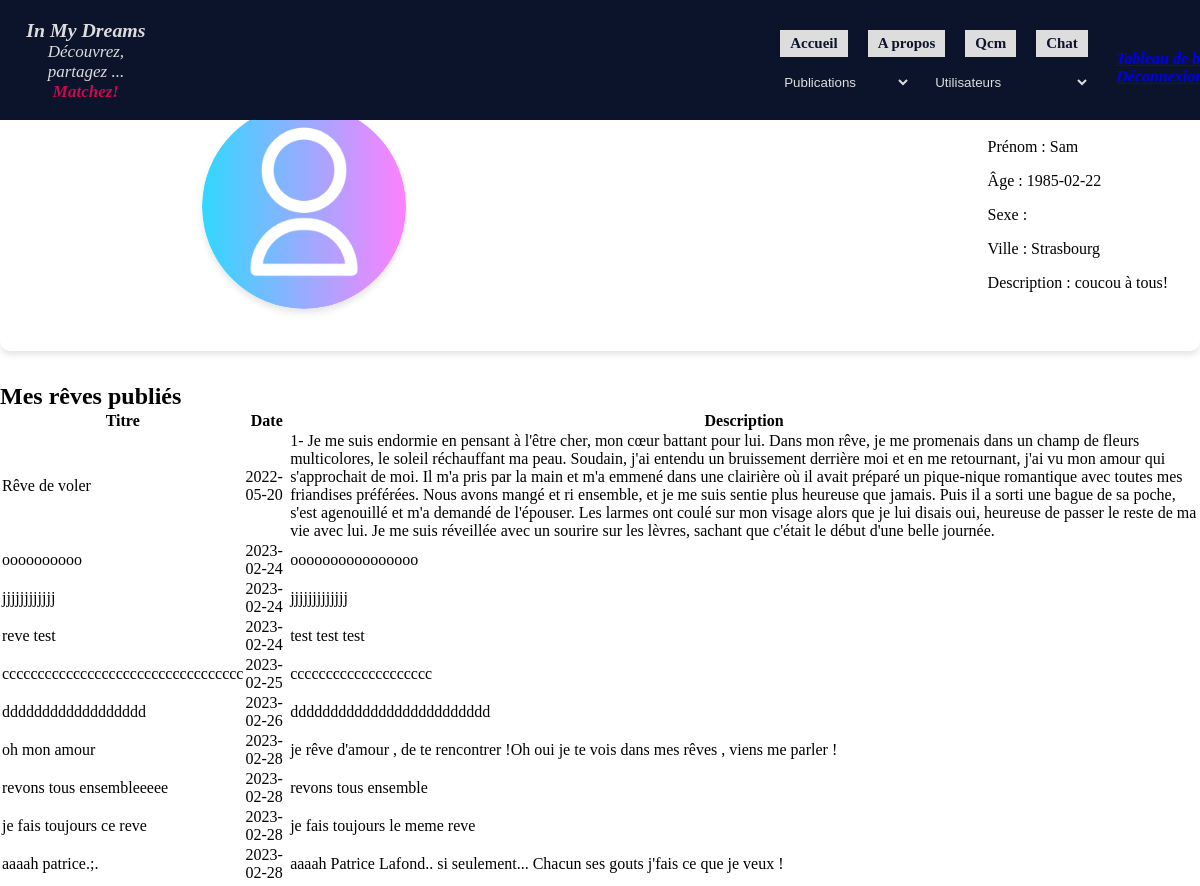
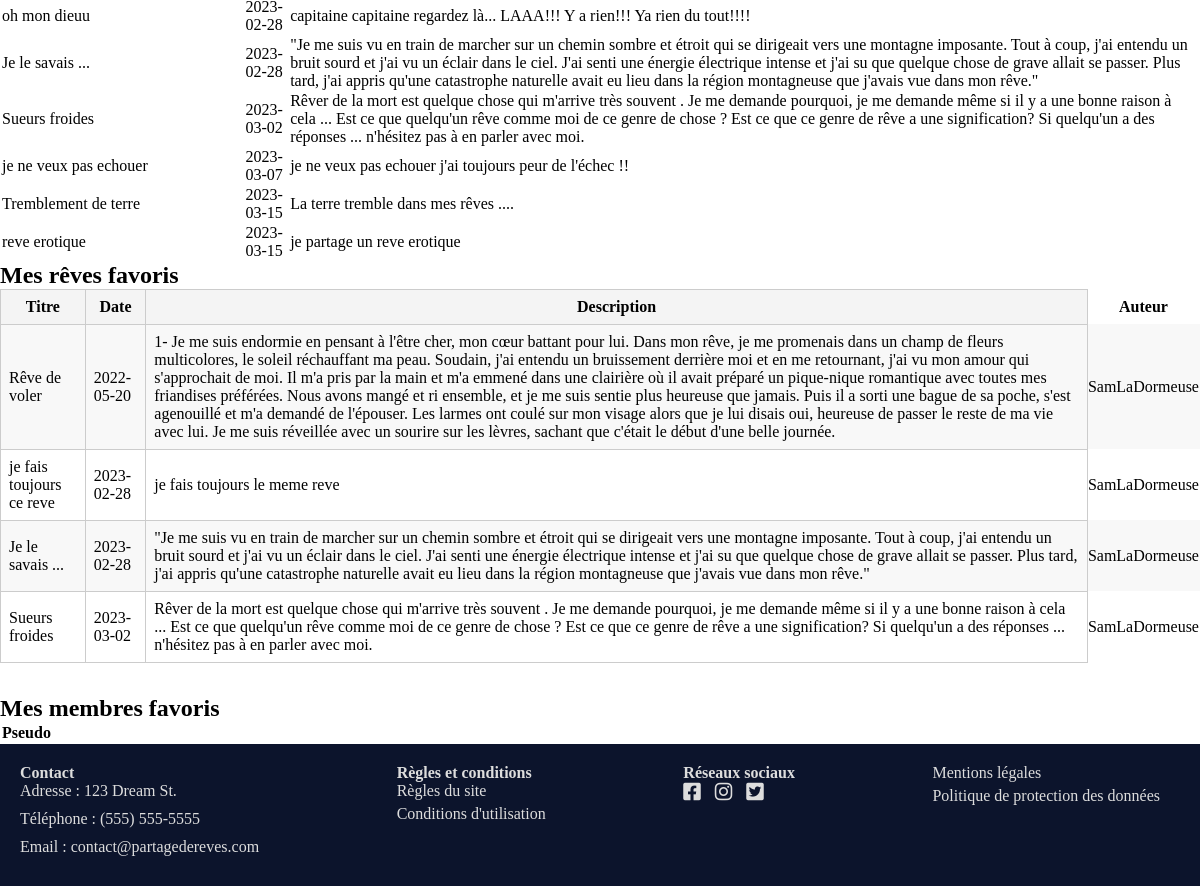
Page /index.php?page=user-dashboard&action=view (signed in) on the committed database (2 pictures, top to bottom).
### tables this page shows
CREATE TABLE `utilisateur` (
  `id_utilisateur` int(11) NOT NULL AUTO_INCREMENT,
  `pseudo` varchar(40) NOT NULL,
  `prenom` varchar(40) NOT NULL,
  `date_naissance` date NOT NULL,
  `email` varchar(40) NOT NULL,
  `mdp` varchar(255) DEFAULT NULL,
  `descript` text,
  `id_sexe` int(11) DEFAULT NULL,
  `id_cp_ville` int(11) DEFAULT NULL,
  `id_type_reve` int(11) DEFAULT NULL,
  PRIMARY KEY (`id_utilisateur`),
  KEY `FK_UTILISATEUR_SEXE` (`id_sexe`),
  KEY `FK_UTILISATEUR_CP_VILLE` (`id_cp_ville`),
  KEY `UTILISATEUR_TYPE_REVE_FK` (`id_type_reve`),
  CONSTRAINT `FK_UTILISATEUR_CP_VILLE` FOREIGN KEY (`id_cp_ville`) REFERENCES `cp_ville` (`id_cp_ville`),
  CONSTRAINT `FK_UTILISATEUR_SEXE` FOREIGN KEY (`id_sexe`) REFERENCES `sexe` (`id_sexe`),
  CONSTRAINT `UTILISATEUR_TYPE_REVE_FK` FOREIGN KEY (`id_type_reve`) REFERENCES `type_reve` (`id_type_reve`)
);

CREATE TABLE `cp_ville` (
  `id_cp_ville` int(11) NOT NULL AUTO_INCREMENT,
  `Libelle_Cp_Ville` varchar(50) NOT NULL,
  `Libelle_ville` varchar(50) NOT NULL,
  PRIMARY KEY (`id_cp_ville`)
);

CREATE TABLE `reve` (
  `id_reve` int(11) NOT NULL AUTO_INCREMENT,
  `Libelle_Reve` text NOT NULL,
  `Date_Creation_Reve` date NOT NULL,
  `id_famille_reve` int(11) NOT NULL,
  `id_utilisateur` int(11) NOT NULL,
  `id_type_reve` int(11) DEFAULT NULL,
  `Titre_Reve` varchar(100) DEFAULT NULL,
  `libelle_type_reve` varchar(255) DEFAULT NULL,
  PRIMARY KEY (`id_reve`),
  KEY `REVE_FAMILLE_REVE_FK` (`id_famille_reve`),
  KEY `REVE_UTILISATEUR0_FK` (`id_utilisateur`),
  CONSTRAINT `REVE_FAMILLE_REVE_FK` FOREIGN KEY (`id_famille_reve`) REFERENCES `famille_reve` (`id_famille_reve`),
  CONSTRAINT `REVE_UTILISATEUR0_FK` FOREIGN KEY (`id_utilisateur`) REFERENCES `utilisateur` (`id_utilisateur`)
);

### index.php (called while the page is built)
<?php
require_once 'routers.php';
?>

### dreams/dao/dao_Utilisateur.php (called while the page is built, shortened)
<?php
      function getRevesByUtilisateur($id_utilisateur) {
        $conn = getConnexion();
        $SQLQuery = "SELECT R.id_reve, R.Titre_Reve, R.Libelle_Reve, TR.Libelle_Type_Reve, R.Date_Creation_Reve, N.note, U.pseudo
        FROM REVE R
        INNER JOIN TYPE_REVE TR ON R.id_type_reve = TR.id_type_reve
        INNER JOIN UTILISATEUR U ON R.id_utilisateur = U.id_utilisateur
        LEFT JOIN NOTE N ON R.id_reve = N.id_reve AND N.id_utilisateur = :id_utilisateur
        WHERE R.id_utilisateur = :id_utilisateur
    ";
    $SQLStmt = $conn->prepare($SQLQuery);
    $SQLStmt->bindValue(':id_utilisateur', $id_utilisateur, PDO::PARAM_INT);
    $SQLStmt->execute();
    $reves = $SQLStmt->fetchAll(PDO::FETCH_ASSOC);
    return $reves;
    }
        function getUtilisateurById($id_utilisateur) {
            $conn = getConnexion();
            var_dump($conn);
            $id_utilisateur = intval($id_utilisateur);
            $SQLQuery = "
                SELECT U.pseudo, U.prenom, U.date_naissance, U.descript, CV.Libelle_ville, CV.Libelle_Cp_Ville
                FROM UTILISATEUR U
                INNER JOIN CP_VILLE CV ON U.id_cp_ville = CV.id_cp_ville
                WHERE U.id_utilisateur = :id_utilisateur
            ";
            $SQLStmt = $conn->prepare($SQLQuery);
            $SQLStmt->bindValue(':id_utilisateur', $id_utilisateur, PDO::PARAM_INT);
            $SQLStmt->execute();
            $SQLRow = $SQLStmt->fetch(PDO::FETCH_ASSOC);
            $utilisateur = array(
                    'pseudo' => $SQLRow['pseudo'],
                    'prenom' => $SQLRow['prenom'],
                    'date_naissance' => $SQLRow['date_naissance'],
                    'descript' => $SQLRow['descript'],
                    'Libelle_ville' => $SQLRow['Libelle_ville'],
                    'Libelle_Cp_Ville' => $SQLRow['Libelle_Cp_Ville'],
                    'reves' => getRevesByUtilisateur($id_utilisateur)
                );
            return $utilisateur;
        }
?>

### dreams/tab-de-bord/user-dashboard.phtml (the view, shortened to what this page needs)
<?php
$utilisateur = $_SESSION['utilisateur'] ?? null;
$reves = $_SESSION['reves'] ?? null;
$reves_favoris = $_SESSION['reves_favoris'] ?? null;
?>
<!DOCTYPE html>
<html lang="en">
  <head>
    <link rel="stylesheet" href="https://cdnjs.cloudflare.com/ajax/libs/font-awesome/6.1.0/css/all.min.css">
    <link rel="stylesheet" href="dreams/style/style.css">
  </head>
  <body>
    <header>
      <nav class="nav-dashboard">
      <?php require_once __DIR__ . '/../partials/nav.phtml'; ?>
      </nav>
    </header>
    <main>
      <section class="dashboard">
      <div class="titre-tab-bord">
        <h1 class="tab-bord-h1">Tableau de bord</h1>
      </div>
        <h2 class="info-perso-h2">Informations personnelles</h2>
          <div class="user-infos-dashboard">
            <form class="avatar-container" action="/inmydreams/controllers/utilisateurController.php?action=upload" method="post" enctype="multipart/form-data">
              <img class="img-avatar-dashboard" src="<?= !empty($utilisateur['avatar']) ? strip_tags($utilisateur['avatar']) : '/inmydreams/dreams/avatars/avatar.png' ?>" alt="Avatar de <?=strip_tags($utilisateur['pseudo'])?>">
            </form>
        <div class="details-user-dashboard">
          <ul class="infos-detail-dashboard">
          <li class="pseudo-dashboard">Pseudo : <?= isset($utilisateur['pseudo']) ? htmlspecialchars((string) $utilisateur['pseudo']) : '' ?></li>
          <li class="prenom-dashboard">Prénom : <?= isset($utilisateur['prenom']) ? htmlspecialchars((string) $utilisateur['prenom']) : '' ?></li>
          <li class="age-dashboard">Âge : <?= isset($utilisateur['date_naissance']) ? htmlspecialchars((string) $utilisateur['date_naissance']) : '' ?></li>
          <li class="sexe-dashboard">Sexe : </li>
          <li class="ville-dashboard">Ville : <?= isset($utilisateur['Libelle_ville']) ? htmlspecialchars($utilisateur['Libelle_ville']) : '' ?></li>
          <li class="descript-dashboard">Description : <?= isset($utilisateur['descript']) ? htmlspecialchars($utilisateur['descript']) : '' ?></li>
        </ul>
      </div>
</div>
      <h2 class="reve-publi-dashboard">Mes rêves publiés</h2>
        <div class="reves-pub-dashboard">
          <table class="tab-reve-publi-dashboard">
            <thead>
              <tr>
                <th>Titre</th>
                <th>Date</th>
                <th>Description</th>
              </tr>
            </thead>
              <tbody>
                <?php if (is_array($reves)): ?>
                  <?php foreach ($reves as $reve): ?>
                    <tr>
                      <td><?php echo htmlspecialchars($reve['Titre_Reve']); ?></td>
                      <td><?php echo htmlspecialchars($reve['Date_Creation_Reve']); ?></td>
                      <td><?php echo htmlspecialchars($reve['Libelle_Reve']); ?></td>
                    </tr>
                  <?php endforeach; ?>
                <?php endif; ?>
              </tbody>
          </table>
        </div>
        <h2>Mes rêves favoris</h2>
          <div class="reve-fav-dashboard">
            <table class="custom-table">
              <thead>
                <tr>
                  <th class="custom-table-header">Titre</th>
                  <th class="custom-table-header">Date</th>
                  <th class="custom-table-header">Description</th>
                  <th>Auteur</th>
                </tr>
              </thead>
                <tbody>
                  <?php if (is_array($reves_favoris)): ?>
                    <?php foreach ($reves_favoris as $reve): ?>
                      <tr class="custom-table-row">
                        <td class="custom-table-cell"><?php echo htmlspecialchars($reve['Titre_Reve']); ?></td>
                        <td class="custom-table-cell"><?php echo htmlspecialchars($reve['Date_Creation_Reve']); ?></td>
                        <td class="custom-table-cell"><?php echo htmlspecialchars($reve['Libelle_Reve']); ?></td>
                        <td><?php echo htmlspecialchars($reve['pseudo']); ?></td>
                      </tr>
                    <?php endforeach; ?>
                  <?php endif; ?>
                </tbody>
            </table>
        </div>
        <h2>Mes membres favoris</h2>
          <div class="member-fav-dashboard">
            <table>
              <thead>
                <tr>
                  <th>Pseudo</th>
                </tr>
              </thead>
</table>
  </div>
      </section>
    </main>
    <footer>
    <?php require_once __DIR__ . '/../partials/footer.phtml'; ?>
    </footer>
  </body>
</html>

### dreams/style/style.css (style rules this page uses)
body, html, * { margin: 0; padding: 0; box-sizing: border-box; }
ul, li { list-style: none; }
footer { background-color: #0c142c; color: rgb(221, 221, 221);; padding: 20px; }
.user-infos-dashboard { display: flex; flex-direction: row; align-items: flex-start; justify-content: space-between; background-color: #ffffff; padding: 2rem; border-radius: 10px; box-shadow: 0 4px 6px rgba(0, 0, 0, 0.1); margin-bottom: 2rem; }
.avatar-container { display: flex; flex-direction: column; align-items: center; margin-left: 1rem; position: relative; }
.img-avatar-dashboard { width: 40%; height: auto; border-radius: 50%; margin-bottom: 10px; box-shadow: 0 4px 6px rgba(0, 0, 0, 0.1); transition: box-shadow 0.3s; }
.details-user-dashboard { display: flex; flex-direction: column; justify-content: space-between; margin-left: 2rem; }
.details-user-dashboard li { margin-bottom: 1rem; }
.details-user-dashboard li:last-child { margin-bottom: 0; }
.custom-table { width: 100%; margin-bottom: 2rem; border-collapse: collapse; }
.custom-table-header { padding: 0.5rem; border: 1px solid #ccc; background-color: #f4f4f4; font-weight: bold; }
.custom-table-cell { padding: 0.5rem; border: 1px solid #ccc; }
.custom-table-row:nth-child(odd) { background-color: #f8f8f8; }

### rows in the picture
utilisateur: prenom "Sam", date_naissance "1985-02-22", id_cp_ville.Libelle_ville "Strasbourg", descript "coucou à tous!"
reve: Titre_Reve "Rêve de voler", Date_Creation_Reve "2022-05-20", Libelle_Reve "1- Je me suis endormie en pensant à l'être cher, mon cœur battant pour lui. Dans mon rêve, je me promenais dans un champ de fleurs multicolores, le soleil réchauffant ma peau. Soudain, j'ai entendu un bruissement derrière moi et en me retournant, j'ai vu mon amour qui s'approchait de moi. Il m'a pris par la main et m'a emmené dans une clairière où il avait préparé un pique-nique romantique avec toutes mes friandises préférées. Nous avons mangé et ri ensemble, et je me suis sentie plus heureuse que jamais. Puis il a sorti une bague de sa poche, s'est agenouillé et m'a demandé de l'épouser. Les larmes ont coulé sur mon visage alors que je lui disais oui, heureuse de passer le reste de ma vie…", id_utilisateur.pseudo "SamLaDormeuse"
reve: Titre_Reve "oooooooooo", Date_Creation_Reve "2023-02-24", Libelle_Reve "oooooooooooooooo"
reve: Titre_Reve "jjjjjjjjjjjj", Date_Creation_Reve "2023-02-24", Libelle_Reve "jjjjjjjjjjjjj"
reve: Titre_Reve "reve test", Date_Creation_Reve "2023-02-24", Libelle_Reve "test test test"
reve: Titre_Reve "cccccccccccccccccccccccccccccccccc", Date_Creation_Reve "2023-02-25", Libelle_Reve "cccccccccccccccccccc"
reve: Titre_Reve "dddddddddddddddddd", Date_Creation_Reve "2023-02-26", Libelle_Reve "ddddddddddddddddddddddddd"
reve: Titre_Reve "oh mon amour", Date_Creation_Reve "2023-02-28", Libelle_Reve "je rêve d'amour , de te rencontrer !Oh oui je te vois dans mes rêves , viens me parler !"
reve: Titre_Reve "revons tous ensembleeeee", Date_Creation_Reve "2023-02-28", Libelle_Reve "revons tous ensemble"
reve: Titre_Reve "je fais toujours ce reve", Date_Creation_Reve "2023-02-28", Libelle_Reve "je fais toujours le meme reve", id_utilisateur.pseudo "SamLaDormeuse"
reve: Titre_Reve "aaaah patrice.;.", Date_Creation_Reve "2023-02-28", Libelle_Reve "aaaah Patrice Lafond.. si seulement... Chacun ses gouts j'fais ce que je veux !"
reve: Titre_Reve "oh mon dieuu", Date_Creation_Reve "2023-02-28", Libelle_Reve "capitaine capitaine regardez là... LAAA!!! Y a rien!!! Ya rien du tout!!!!"
reve: Titre_Reve "Je le savais ...", Date_Creation_Reve "2023-02-28", Libelle_Reve "\"Je me suis vu en train de marcher sur un chemin sombre et étroit qui se dirigeait vers une montagne imposante. Tout à coup, j'ai entendu un bruit sourd et j'ai vu un éclair dans le ciel. J'ai senti une énergie électrique intense et j'ai su que quelque chose de grave allait se passer. Plus tard, j'ai appris qu'une catastrophe naturelle avait eu lieu dans la région montagneuse que j'avais vue dans mon rêve.\"", id_utilisateur.pseudo "SamLaDormeuse"
reve: Titre_Reve "Sueurs froides", Date_Creation_Reve "2023-03-02", Libelle_Reve "Rêver de la mort est quelque chose qui m'arrive très souvent . Je me demande pourquoi, je me demande même si il y a une bonne raison à cela ... Est ce que quelqu'un rêve comme moi de ce genre de chose ? Est ce que ce genre de rêve a une signification? Si quelqu'un a des réponses ... n'hésitez pas à en parler avec moi.", id_utilisateur.pseudo "SamLaDormeuse"
reve: Titre_Reve "je ne veux pas echouer", Date_Creation_Reve "2023-03-07", Libelle_Reve "je ne veux pas echouer j'ai toujours peur de l'échec !!"
reve: Titre_Reve "Tremblement de terre", Date_Creation_Reve "2023-03-15", Libelle_Reve "La terre tremble dans mes rêves ...."
reve: Titre_Reve "reve erotique", Date_Creation_Reve "2023-03-15", Libelle_Reve "je partage un reve erotique"
